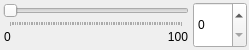
<?xml version="1.0" encoding="UTF-8"?>
<ui version="4.0">
 <class>SliderIntCombo</class>
 <widget class="QWidget" name="SliderIntCombo">
  <property name="geometry">
   <rect>
    <x>0</x>
    <y>0</y>
    <width>249</width>
    <height>50</height>
   </rect>
  </property>
  <property name="maximumSize">
   <size>
    <width>16777215</width>
    <height>50</height>
   </size>
  </property>
  <property name="windowTitle">
   <string>SliderCombo</string>
  </property>
  <layout class="QHBoxLayout" name="horizontalLayout_4">
   <property name="spacing">
    <number>0</number>
   </property>
   <property name="margin">
    <number>0</number>
   </property>
   <item>
    <widget class="QWidget" name="sliderIntBase_" native="true">
     <layout class="QHBoxLayout" name="horizontalLayout_3">
      <property name="spacing">
       <number>1</number>
      </property>
      <property name="margin">
       <number>1</number>
      </property>
      <item>
       <widget class="QWidget" name="widget_2" native="true">
        <property name="sizePolicy">
         <sizepolicy hsizetype="Ignored" vsizetype="Preferred">
          <horstretch>0</horstretch>
          <verstretch>0</verstretch>
         </sizepolicy>
        </property>
        <layout class="QVBoxLayout" name="verticalLayout">
         <property name="spacing">
          <number>0</number>
         </property>
         <property name="margin">
          <number>2</number>
         </property>
         <item>
          <widget class="QSlider" name="horizontalSlider">
           <property name="sizePolicy">
            <sizepolicy hsizetype="Preferred" vsizetype="MinimumExpanding">
             <horstretch>0</horstretch>
             <verstretch>0</verstretch>
            </sizepolicy>
           </property>
           <property name="maximum">
            <number>1000</number>
           </property>
           <property name="pageStep">
            <number>10</number>
           </property>
           <property name="orientation">
            <enum>Qt::Horizontal</enum>
           </property>
           <property name="tickPosition">
            <enum>QSlider::TicksBelow</enum>
           </property>
          </widget>
         </item>
         <item>
          <widget class="QWidget" name="range_" native="true">
           <property name="minimumSize">
            <size>
             <width>0</width>
             <height>20</height>
            </size>
           </property>
           <property name="maximumSize">
            <size>
             <width>16777215</width>
             <height>20</height>
            </size>
           </property>
           <layout class="QHBoxLayout" name="horizontalLayout" stretch="1,0,1">
            <property name="spacing">
             <number>1</number>
            </property>
            <property name="leftMargin">
             <number>1</number>
            </property>
            <property name="topMargin">
             <number>0</number>
            </property>
            <property name="rightMargin">
             <number>1</number>
            </property>
            <property name="bottomMargin">
             <number>0</number>
            </property>
            <item>
             <widget class="QLabel" name="min_">
              <property name="text">
               <string>0</string>
              </property>
             </widget>
            </item>
            <item>
             <widget class="QLabel" name="description_">
              <property name="enabled">
               <bool>true</bool>
              </property>
              <property name="font">
               <font>
                <weight>75</weight>
                <bold>true</bold>
               </font>
              </property>
              <property name="text">
               <string/>
              </property>
             </widget>
            </item>
            <item>
             <widget class="QLabel" name="max_">
              <property name="text">
               <string>100</string>
              </property>
              <property name="alignment">
               <set>Qt::AlignRight|Qt::AlignTrailing|Qt::AlignVCenter</set>
              </property>
             </widget>
            </item>
           </layout>
          </widget>
         </item>
        </layout>
       </widget>
      </item>
      <item>
       <widget class="QWidget" name="widget_3" native="true">
        <property name="minimumSize">
         <size>
          <width>45</width>
          <height>0</height>
         </size>
        </property>
        <layout class="QHBoxLayout" name="horizontalLayout_2">
         <property name="spacing">
          <number>0</number>
         </property>
         <property name="margin">
          <number>1</number>
         </property>
         <item>
          <widget class="QSpinBox" name="spinBox">
           <property name="sizePolicy">
            <sizepolicy hsizetype="Minimum" vsizetype="Minimum">
             <horstretch>0</horstretch>
             <verstretch>0</verstretch>
            </sizepolicy>
           </property>
           <property name="minimumSize">
            <size>
             <width>40</width>
             <height>0</height>
            </size>
           </property>
           <property name="maximumSize">
            <size>
             <width>16777215</width>
             <height>16777215</height>
            </size>
           </property>
           <property name="focusPolicy">
            <enum>Qt::ClickFocus</enum>
           </property>
           <property name="maximum">
            <number>1000</number>
           </property>
           <property name="singleStep">
            <number>1</number>
           </property>
          </widget>
         </item>
        </layout>
       </widget>
      </item>
     </layout>
    </widget>
   </item>
  </layout>
 </widget>
 <layoutdefault spacing="6" margin="11"/>
 <resources/>
 <connections/>
</ui>
